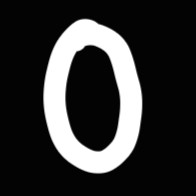
%> input picture Digit_classification_MATLAB2/images/i0.jpg, 196 x 196 px
$ octave --eval "result = normalize_image('images/i0.jpg');"   (GNU Octave 9; MATLAB toolbox functions it lacks are replaced by stand-ins)
%> lines starting %> are read from the running program, lines starting %| are printed output that depends on the picture
function pixel_list = normalize_image(image_path)
%> called with image_path = 'images/i0.jpg'
    % Leer la imagen
    image = imread(image_path);
%> image is the input picture: size 196x196x3 uint8; min 0, max 255, mean 51.4

    % Redimensionar la imagen a 28x28 píxeles
    resized_image = imresize(image, [28, 28]);
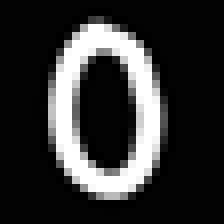
%> resized_image: size 28x28x3 uint8 (shown 8 times larger); min 0, max 255, mean 51.1

    % Convertir la imagen a escala de grises
    gray = rgb2gray(resized_image);
    % Espejear
    matriz_espejo = fliplr(gray);
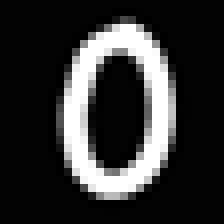
%> matriz_espejo: size 28x28 uint8 (shown 8 times larger); min 0, max 255, mean 51.1; mean of the top-left, top-right, bottom-left and bottom-right quarters 46.1, 57.3, 48.9, 52
    % Girar
    matriz_girada = rot90(matriz_espejo, 1);
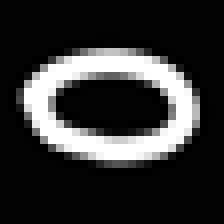
%> matriz_girada: size 28x28 uint8 (shown 8 times larger); min 0, max 255, mean 51.1; mean of the top-left, top-right, bottom-left and bottom-right quarters 57.3, 52, 46.1, 48.9

    matriz_girada(matriz_girada ==3)= 0;
    % Normalizar los valores de píxeles entre 0 y 1
    normalized = double(matriz_girada) / 255.0;

    % Aplanar la imagen en una lista unidimensional
    pixel_list = reshape(normalized, 1, []);
%> pixel_list = 784 values, max 1 at index 96, min 0 at index 1, mean 0.193
%> `result = normalize_image('images/i0.jpg');`: result has the same summary as pixel_list in normalize_image
end

$ run again, on Digit_classification_MATLAB2/images/i4.jpg
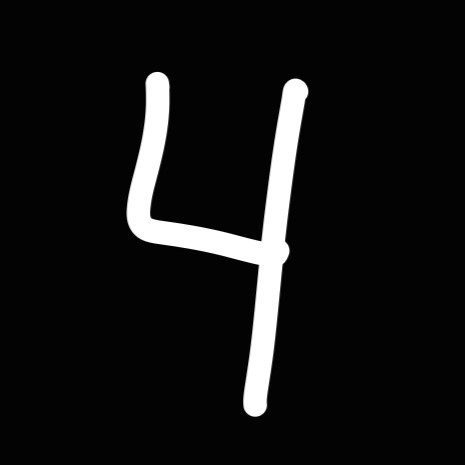
%> input picture Digit_classification_MATLAB2/images/i4.jpg, 465 x 465 px
%> in normalize_image, image is the input picture: size 465x465x3 uint8; min 0, max 255, mean 19.9
%> in normalize_image, `matriz_espejo = fliplr(gray);`:
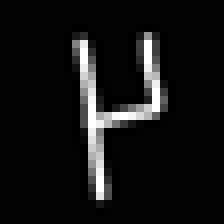
%> matriz_espejo: size 28x28 uint8 (shown 8 times larger); min 0, max 255, mean 20.1; mean of the top-left, top-right, bottom-left and bottom-right quarters 20.1, 23.4, 27, 10.1
%> in normalize_image, `matriz_girada = rot90(matriz_espejo, 1);`:
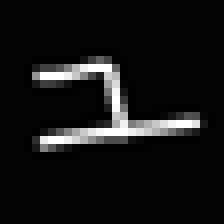
%> matriz_girada: size 28x28 uint8 (shown 8 times larger); min 0, max 255, mean 20.1; mean of the top-left, top-right, bottom-left and bottom-right quarters 23.4, 10.1, 20.1, 27
%> pixel_list = 784 values, max 1 at index 150, min 0 at index 1, mean 0.07
%> result has the same summary as pixel_list in normalize_image
